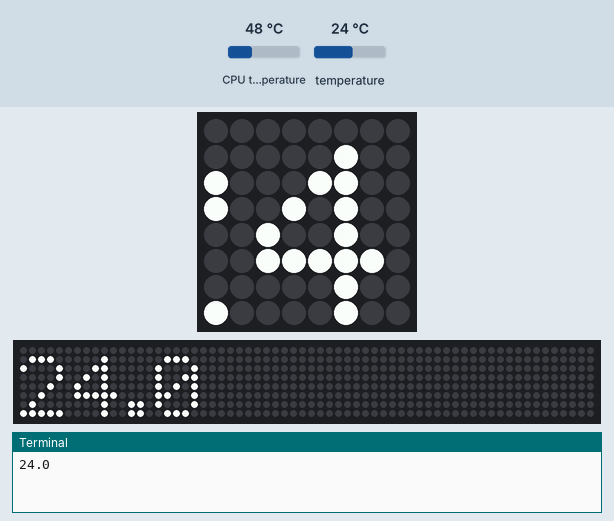
Recording of a program running on a simulated Raspberry Pi (BCM pin numbers) with a Sense HAT. Shown: the Sense HAT's 8×8 RGB LED matrix, a strip that is not on the board, showing the scrolling text unrolled, the last lines printed to the terminal. Inputs (shaded band) come from the test bench; at power-on: CPU temperature 48 °C, temperature 24 °C. Files the program writes start out absent; the 64×8 strip is a reading aid, not a part: it shows the text the matrix is scrolling, unrolled, one strip-width of it at a time.

Above: at 1.29 s.
1.3 s: CPU temperature set to 31 °C
At 3.12 s:
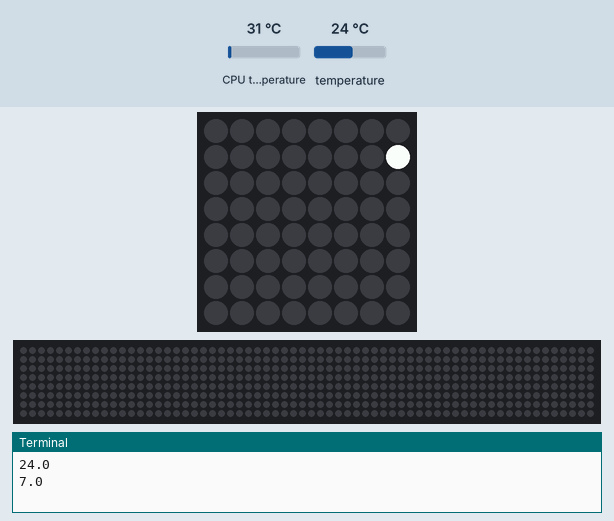
5.1 s: temperature set to 12 °C
At 7.97 s:
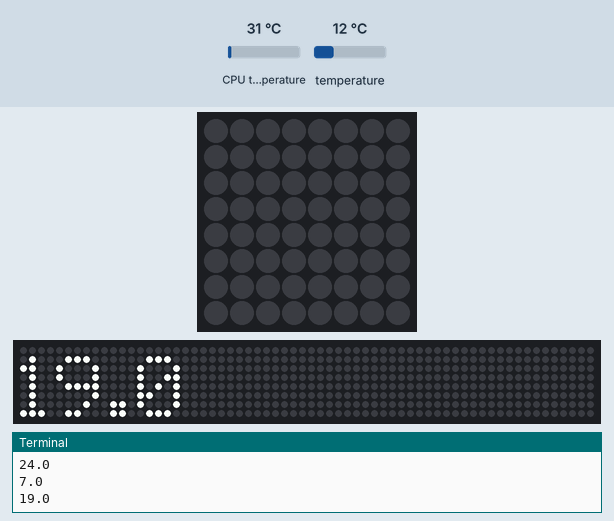
8.9 s: CPU temperature set to 44 °C
At 11.03 s:
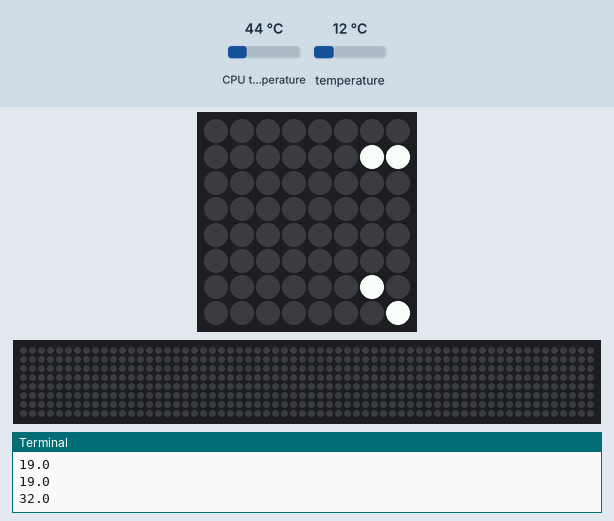
12.7 s: temperature set to 19 °C
At 13.86 s:
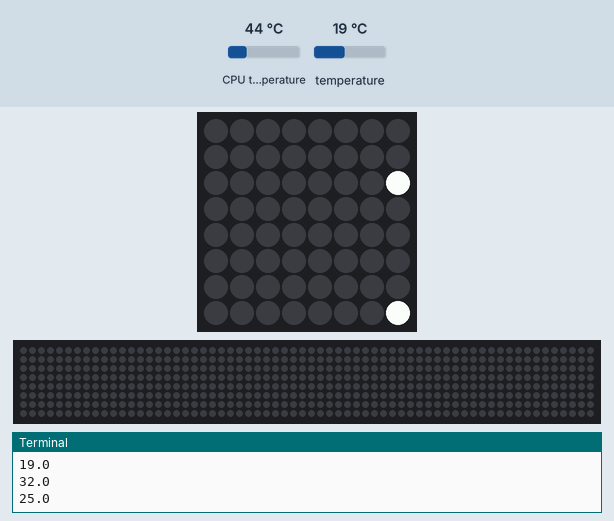

The program:

temp_delta_logger.py
```python
from sense_hat import SenseHat
import subprocess

sense = SenseHat()
sense.clear()
f = open('temp.log', 'w')
def find_between( s, first, last ):
    try:
        start = s.index( first ) + len( first )
        end = s.index( last, start )
        return s[start:end]
    except ValueError:
        return ""
while True:
    temp = sense.get_temperature()
    process = subprocess.Popen(['vcgencmd', 'measure_temp'], stdout=subprocess.PIPE)
    out, err = process.communicate()
    #print out
    cpu = float(find_between(out, 'temp=', "'C"))
    #print temp, cpu
    delta = cpu-temp
    print delta
    f.write(str(delta)+'\n')
    sense.show_message(str(round(delta,1)))
```
